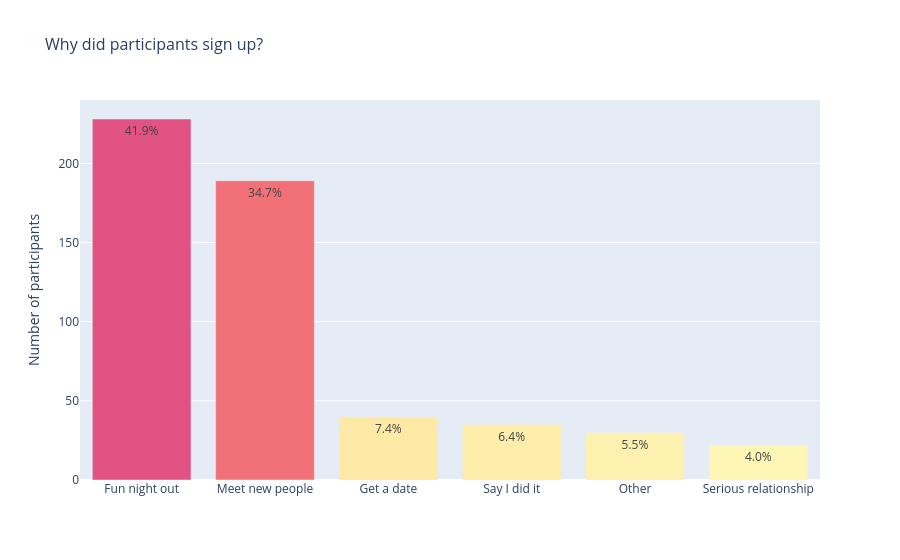

The notebook cell this image was saved under:
### Markdown cell above
### 1.4 Participant Goals

### Code cell
counts_goal = unique['goal_label'].value_counts().reset_index()
counts_goal.columns = ['Goal', 'Count']
counts_goal['Percentage'] = (counts_goal['Count'] / counts_goal['Count'].sum() * 100).round(1)

fig = px.bar(
    counts_goal, x='Goal', y='Count',
    title='Why did participants sign up?',
    color='Count',
    color_continuous_scale='Pinkyl',
    text=counts_goal['Percentage'].apply(lambda x: f'{x}%')
)
fig.update_traces(textposition='inside')
fig.update_layout(
    coloraxis_showscale=False,
    xaxis_title='', yaxis_title='Number of participants',
    title_font_size=16
)
fig.show()

### Figure 1 — Plotly figure (JSON) as saved in the notebook; plotly's stock layout.template omitted (floating-point values rounded to 4 significant figures)
{"data": [{"alignmentgroup": "True", "hovertemplate": "Goal=%{x}<br>Count=%{marker.color}<br>text=%{text}<extra></extra>", "legendgroup": "", "marker": {"color": [228, 189, 40, 35, 30, 22], "coloraxis": "coloraxis", "pattern": {"shape": ""}}, "name": "", "offsetgroup": "", "orientation": "v", "showlegend": false, "text": ["41.9%", "34.7%", "7.4%", "6.4%", "5.5%", "4.0%"], "textposition": "inside", "type": "bar", "x": ["Fun night out", "Meet new people", "Get a date", "Say I did it", "Other", "Serious relationship"], "xaxis": "x", "y": [228, 189, 40, 35, 30, 22], "yaxis": "y"}], "layout": {"barmode": "relative", "coloraxis": {"colorbar": {"title": {"text": "Count"}}, "colorscale": [[0, "rgb(254, 246, 181)"], [0.1667, "rgb(255, 221, 154)"], [0.3333, "rgb(255, 194, 133)"], [0.5, "rgb(255, 166, 121)"], [0.6667, "rgb(250, 138, 118)"], [0.8333, "rgb(241, 109, 122)"], [1, "rgb(225, 83, 131)"]], "showscale": false}, "legend": {"tracegroupgap": 0}, "title": {"font": {"size": 16}, "text": "Why did participants sign up?"}, "xaxis": {"anchor": "y", "domain": [0, 1], "title": {"text": ""}}, "yaxis": {"anchor": "x", "domain": [0, 1], "title": {"text": "Number of participants"}}}}
